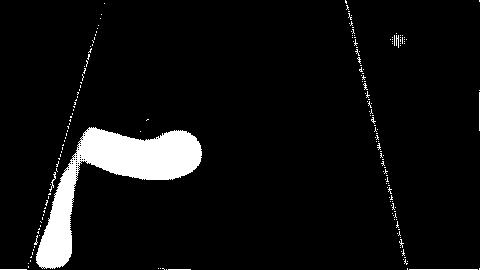
#> input picture tests/predicted_images/pred_0.jpg, 480 x 270 px; its folder holds only this picture in this run
$ python -i mask2label.py   (imports and definitions only)
#> lines starting #> are read from the running program, lines starting #| are printed output that depends on the picture; after the words box and inside, x2 and y2 are one past the last pixel; in counts of white or black regions, pixels touching at a corner belong together
import cv2
import numpy as np
from scipy import ndimage
from skimage import measure, morphology, feature
import matplotlib.pyplot as plt
import os
import json
import re

#DEBO MODIFICAR ESTE FICHERO CON LOS SIGUIENTES CAMBIOS

# Define hyperparameters
MASKDIR = "./predicted_images/pred_19.jpg"
PRED_MASK_DIR = './predicted_images'
LABELS_DIR ='./data/labels'
LABELS_GT_DIR= "./data/labels_gt"
def preprocess_image(mask_path):
    """
    Given a mask path, returns a dictionary with the features of each piece in
    the image.
    """
#> called with mask_path = 'predicted_images/pred_0.jpg'
    # Read the image mask
    mask = cv2.imread(mask_path, 0)
#> mask is the input picture: shape (270, 480); min 0, max 255, mean 16.2

    # Apply Gaussian blur to reduce noise while preserving edges
    blur = cv2.GaussianBlur(mask, (5, 5), 0)
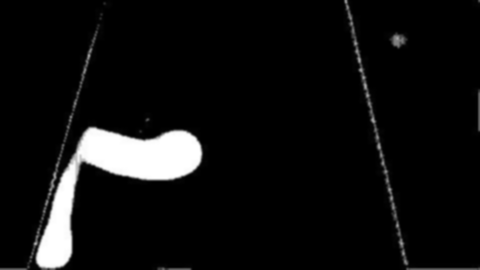
#> blur: shape (270, 480); min 0, max 255, mean 16.1

    # Threshold the image to ensure only the pieces are in white
    _, thresh = cv2.threshold(blur, 127, 255, cv2.THRESH_BINARY)
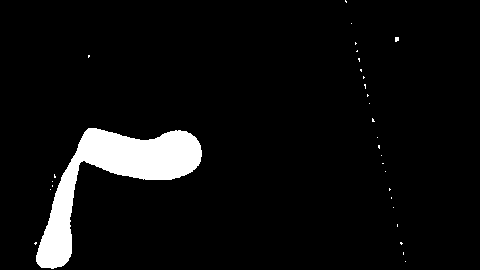
#> thresh: shape (270, 480); 5.7% white; 31 white regions (30 under 20 px)

    # Find all contours on the thresholded image
    contours, _ = cv2.findContours(thresh, cv2.RETR_EXTERNAL, cv2.CHAIN_APPROX_SIMPLE)
#> contours = 31 contours, 30 with area under 20; largest, box (x1, y1, x2, y2) and area: (36, 128, 202, 269) 7048

    # Filter out very small contours that are likely noise
    contours = [cnt for cnt in contours if cv2.contourArea(cnt) > 100]
#> contours = 1 contour; box (x1, y1, x2, y2) and area: (36, 128, 202, 269) 7048

    # If no contours remain after filtering, it's an error
    if not contours:
        raise ValueError("No contours found after noise reduction.")

    # Initialize list to hold features of each piece
    pieces_features = []

    # Process each contour to extract features
    for piece_contour in contours:
        # Create a mask of the piece
        piece_mask = np.zeros_like(mask)
        cv2.drawContours(piece_mask, [piece_contour], -1, (255), thickness=cv2.FILLED)

        # Calculate aspect ratio (boundingRect)
        x, y, w, h = cv2.boundingRect(piece_contour)
        aspect_ratio = float(w) / h

        # Eccentricity (fitEllipse) if the contour has enough points
        if piece_contour.shape[0] >= 5:
            (x, y), (MA, ma), angle = cv2.fitEllipse(piece_contour)
            eccentricity = np.sqrt(1 - (MA / ma) ** 2)
        else:
            eccentricity = None

        # Area and perimeter
        area = cv2.contourArea(piece_contour)
        perimeter = cv2.arcLength(piece_contour, True)

        # Centroid and orientation (moments)
        M = cv2.moments(piece_contour)
        cx = int(M['m10'] / M['m00'])
        cy = int(M['m01'] / M['m00'])
        centroid = (cx, cy)

        # Orientation (moments) if possible to calculate
        orientation = 0.5 * np.arctan((2 * M['mu11']) / (M['mu20'] - M['mu02'])) if M['mu20'] != M['mu02'] else None

        # Skeletonization (morphology.skeletonize)
        skeleton = morphology.skeletonize(piece_mask == 255)

        # Convexity (convexHull)
        hull = cv2.convexHull(piece_contour)
        convexity = cv2.isContourConvex(hull)

        # Compile features into a dictionary
        features = {
            'aspect_ratio': aspect_ratio,
            'eccentricity': eccentricity,
            'area': area,
            'perimeter': perimeter,
            'centroid': centroid,
            'orientation': orientation,
            'convexity': convexity,
        }

        # Add features of the current piece to the list
        pieces_features.append(features)
#> this loop made 1 pass
#> (w, h, aspect_ratio, MA, ma, angle) on pass 1: (166, 141, 1.18, 113, 178.5, 43.14)
#> pass 1, in preprocess_image, `skeleton = morphology.skeletonize(piece_mask == 255)`:
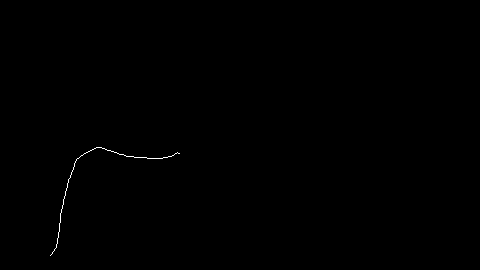
#> skeleton: shape (270, 480) bool; 0.15% white in thin lines or dots, all inside (x1, y1, x2, y2) = (50, 147, 180, 256)
#> after the loop:
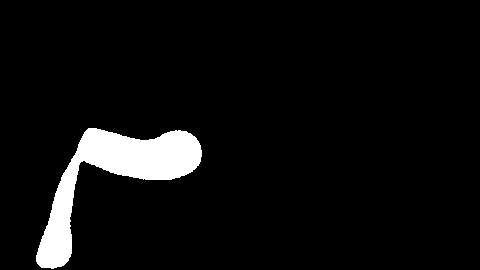
#> piece_mask: shape (270, 480); 5.6% white; 1 white region, box (x1, y1, x2, y2) and area: (36, 128, 202, 269) 7309
#> after the loop, pieces_features = 1 item

    return pieces_features

# [231 lines left out: functions predict_labels, normalise_predicted_data, normalise_json, normalize_value, normalize_gt_labels, reconstruct_output2, not called in this run]


# [5 lines of commented-out code are left out]

>>> result = preprocess_image('predicted_images/pred_0.jpg')
#> result = 1 item
